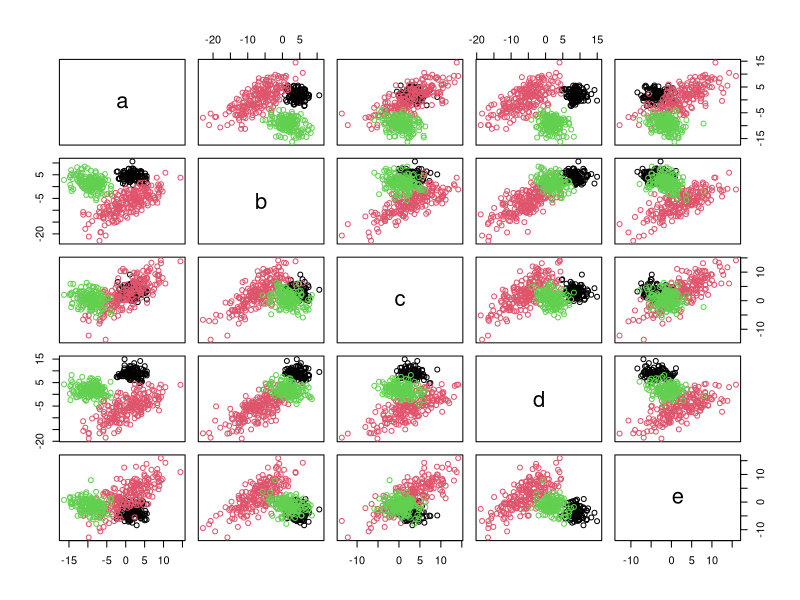

Write R code to recreate this figure.
# EM algorithm with multivariate normal
# distribution to estimate cluster assignment

mvnorm.cov.inv <- function(Sigma) {
  # Eigendecomposition of covariance matrix
  E <- eigen(Sigma)
  Lambda.inv <- diag(E$values^-1)   # diagonal matrix
  Q <- E$vectors
  return(Q %*% Lambda.inv %*% t(Q))
}


#multivariate Gaussian pdf
mvn.pdf.i <- function(xi, mu, Sigma)
  1/sqrt( (2*pi)^length(xi) * det(Sigma) ) * 
  exp(-(1/2) * t(xi - mu) %*% mvnorm.cov.inv(Sigma) 
  %*% (xi - mu)  )
mvn.pdf <- function(X, mu, Sigma)
  apply(X, 1, function(xi) mvn.pdf.i(as.numeric(xi), mu, Sigma))
gmm_EM <- function(X, k){
  p <- ncol(X)  # number of parameters
  n <- nrow(X)  # number of observations
  Delta <- 1; iter <- 0; itermax <- 30
  while(Delta > 1e-4 && iter <= itermax){
    # for GMMs it’s very common to first run k-means on your data to get some hard-labels on the data. 
    # With these hard-labels, we can use MLE to estimate the component parameters for our initialization
    if(iter == 0){
      km.init <- kmeans(X, k)
      mu <- km.init$centers; mu_mem <- mu
      w <- sapply(1:k, function(i) length(which(km.init$cluster == i)))
      w <- w/sum(w)
      cov <- array(dim = c(p, p, k))
      for(i in 1:p) for(j in 1:p) for(c in 1:k) cov[i, j, c] <- 
        1/n * sum((X[km.init$cluster == c, i] - mu[c, i]) *
        (X[km.init$cluster == c, j] - mu[c, j]))
    }
    
    # E-step
    mvn.c <- sapply(1:k, function(c) mvn.pdf(X, mu[c,], cov[,, c]))
    r_ic <- t(w*t(mvn.c)) / rowSums(t(w*t(mvn.c)))
    
    # M-step
    n_c <- colSums(r_ic)
    w <- n_c/sum(n_c)
    mu <- t(sapply(1:k, function(c) 1/n_c[c] * colSums(r_ic[, c] *
      X)))
    for(i in 1:p) for(j in 1:p) for(c in 1:k) cov[i, j, c] <-
      1/n_c[c] * sum(r_ic[, c] * (X[, i] - mu[c, i]) * r_ic[, c] *
      (X[, j] - mu[c, j]))
    Delta <- sum((mu - mu_mem)^2)
    iter <- iter + 1; mu_mem <- mu
  }
  return(list(softcluster = r_ic, cluster = apply(r_ic, 1,
    which.max)))
}


# load data
X <- read.csv(file = 'kmeans.csv')
k = 3

# run EM 
gmm <- gmm_EM(X, k)

# pairs plot
pairs(X, col = gmm$cluster)

# cluster assignment
Y <- X
Y$cluster = gmm$cluster
cat(sprintf("\n ---- Cluster assignment ----\n"))
print(Y)

# cluster weights
cat(sprintf("\n ---- Weights ----\n"))
print(gmm$softcluster)